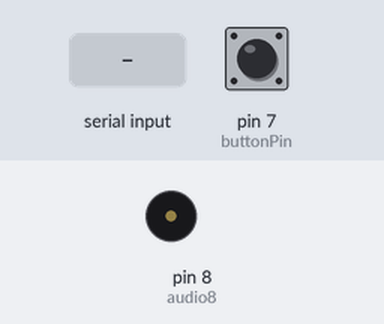
Simulated run of this sketch. Board: Arduino Uno, built with avr-gcc and run on an emulated ATmega328P. Shown: buzzer (waves = sounding). Inputs (shaded band) come from the test bench; at power-on: pin 7 (buttonPin) HIGH. What the sketch prints to the serial monitor is not drawn.

Above: at 1.3 s.
1.4 s: "a" received over Serial
At 2.1 s:
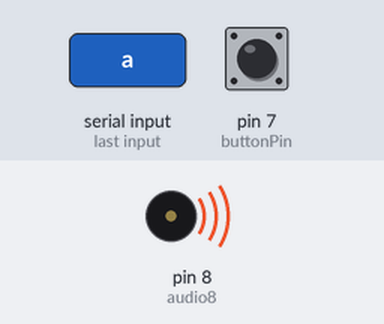
3.8 s: pin 7 (buttonPin) pulled LOW for 0.15 s
At 4.6 s:
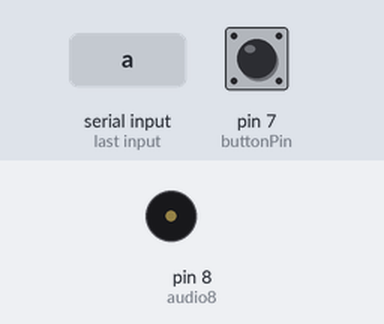
6.9 s: pin 7 (buttonPin) pulled LOW for 1 s
At 8.3 s:
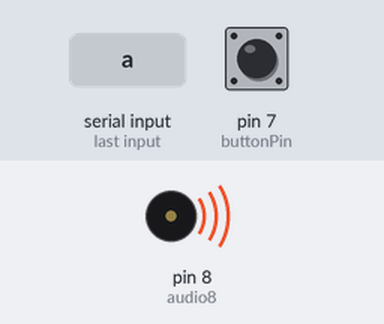
10.9 s: pin 7 (buttonPin) pulled LOW for 3.2 s
At 15.7 s:
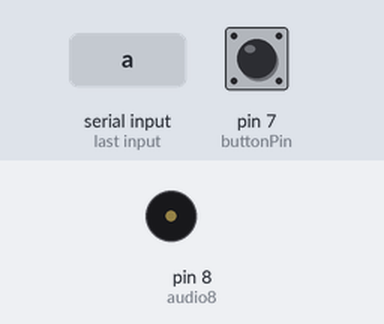
17.7 s: "b" received over Serial
At 18.1 s:
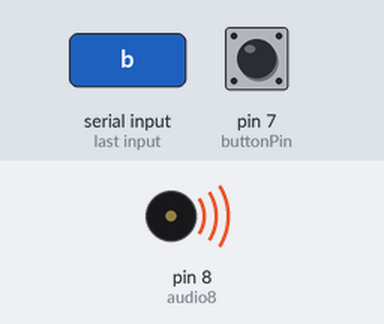
Timing chart, 0 to 20.7 s (numbered marks = the images above; inputs shaded):
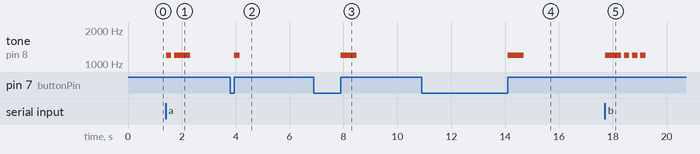

The sketch:

main.ino
```cpp
int audio8 = 8;              // Зуммер
int buttonPin = 7;           // Кнопка
int note = 1200;             // Частота зуммера
int dotLen = 200;            // Длительность точки
int dashLen = dotLen * 3;    // Длительность тире

char inChar = 0;
char inData[100] = "";
String variable = "";
unsigned long lastPressTime = 0;
unsigned long pressStart = 0;
bool isPressed = false;
String morseInput = "";
unsigned long letterTimeout = 2000;  // Время между буквами (для кнопки)

// ==== Настройка ====
void setup() {
  pinMode(audio8, OUTPUT);
  pinMode(buttonPin, INPUT_PULLUP); // Кнопка с подтяжкой
  Serial.begin(9600);
  Serial.println("=== Morse Code Ready ===");
  Serial.println("1. Введите текст в Serial Monitor");
  Serial.println("2. Или введите букву через кнопку:");
  Serial.println("   Короткое нажатие = . (точка), долгое >500мс = - (тире)");
}

// ==== Основной цикл ====
void loop() {
  readSerialToMorse();      // Воспроизводит текст в Морзе
  handleButtonInput();      // Обрабатывает ввод через кнопку
}

// ===== Функции =====

// 1. Преобразование строки из Serial и воспроизведение Морзе
void readSerialToMorse() {
  int index1 = 0;

  if ( Serial.available() > 0 ) {
    while (Serial.available() > 0 && index1 < 100) {
      delay(10);  // небольшая задержка для устойчивости
      inChar = Serial.read();
      inData[index1] = inChar;
      index1++;
      inData[index1] = '\0'; // null-terminator
    }

    variable = "";
    for (byte i = 0; i < 100; i++) {
      variable.concat(String(inData[i]));
    }
    variable.toLowerCase(); // приводим к нижнему регистру

    Serial.print("Ввод: ");
    Serial.println(variable);

    for (int i = 0; i < variable.length(); i++) {
      char tmpChar = variable[i];
      GetChar(tmpChar);
    }
  }
}

// 2. Обработка ввода с кнопки и декодирование
void handleButtonInput() {
  int buttonState = digitalRead(buttonPin);

  if (buttonState == LOW && !isPressed) {
    pressStart = millis();
    isPressed = true;
    delay(10); // debounce
  }

  if (buttonState == HIGH && isPressed) {
    unsigned long pressDuration = millis() - pressStart;
    isPressed = false;

    if (pressDuration < 500) {
      morseInput += ".";
      Serial.print(".");
      tone(audio8, note, dotLen);
    } else {
      morseInput += "-";
      Serial.print("-");
      tone(audio8, note, dashLen);
    }

    lastPressTime = millis();
  }

  if (morseInput.length() > 0 && millis() - lastPressTime > letterTimeout) {
    char decoded = decodeMorse(morseInput);
    Serial.print(" -> ");
    Serial.println(decoded);
    morseInput = "";
  }
}

// 3. Декодирование Морзе-кода в символ
char decodeMorse(String code) {
  if (code == ".-") return 'A';
  if (code == "-...") return 'B';
  if (code == "-.-.") return 'C';
  if (code == "-..") return 'D';
  if (code == ".") return 'E';
  if (code == "..-.") return 'F';
  if (code == "--.") return 'G';
  if (code == "....") return 'H';
  if (code == "..") return 'I';
  if (code == ".---") return 'J';
  if (code == "-.-") return 'K';
  if (code == ".-..") return 'L';
  if (code == "--") return 'M';
  if (code == "-.") return 'N';
  if (code == "---") return 'O';
  if (code == ".--.") return 'P';
  if (code == "--.-") return 'Q';
  if (code == ".-.") return 'R';
  if (code == "...") return 'S';
  if (code == "-") return 'T';
  if (code == "..-") return 'U';
  if (code == "...-") return 'V';
  if (code == ".--") return 'W';
  if (code == "-..-") return 'X';
  if (code == "-.--") return 'Y';
  if (code == "--..") return 'Z';
  return '?';
}

// 4. Генерация звука Морзе
void MorseDot() {
  tone(audio8, note, dotLen);
  delay(dotLen);
}

void MorseDash() {
  tone(audio8, note, dashLen);
  delay(dashLen);
}

// 5. Преобразование символа в Морзе и воспроизведение
void GetChar(char tmpChar) {
  switch (tmpChar) {
    case 'a': MorseDot(); delay(100); MorseDash(); break;
    case 'b': MorseDash(); delay(100); MorseDot(); delay(100); MorseDot(); delay(100); MorseDot(); break;
    case 'c': MorseDash(); delay(100); MorseDot(); delay(100); MorseDash(); delay(100); MorseDot(); break;
    case 'd': MorseDash(); delay(100); MorseDot(); delay(100); MorseDot(); break;
    case 'e': MorseDot(); break;
    case 'f': MorseDot(); delay(100); MorseDot(); delay(100); MorseDash(); delay(100); MorseDot(); break;
    case 'g': MorseDash(); delay(100); MorseDash(); delay(100); MorseDot(); break;
    case 'h': MorseDot(); delay(100); MorseDot(); delay(100); MorseDot(); delay(100); MorseDot(); break;
    case 'i': MorseDot(); delay(100); MorseDot(); break;
    case 'j': MorseDot(); delay(100); MorseDash(); delay(100); MorseDash(); delay(100); MorseDash(); break;
    case 'k': MorseDash(); delay(100); MorseDot(); delay(100); MorseDash(); break;
    case 'l': MorseDot(); delay(100); MorseDash(); delay(100); MorseDot(); delay(100); MorseDot(); break;
    case 'm': MorseDash(); delay(100); MorseDash(); break;
    case 'n': MorseDash(); delay(100); MorseDot(); break;
    case 'o': MorseDash(); delay(100); MorseDash(); delay(100); MorseDash(); break;
    case 'p': MorseDot(); delay(100); MorseDash(); delay(100); MorseDash(); delay(100); MorseDot(); break;
    case 'q': MorseDash(); delay(100); MorseDash(); delay(100); MorseDot(); delay(100); MorseDash(); break;
    case 'r': MorseDot(); delay(100); MorseDash(); delay(100); MorseDot(); break;
    case 's': MorseDot(); delay(100); MorseDot(); delay(100); MorseDot(); break;
    case 't': MorseDash(); break;
    case 'u': MorseDot(); delay(100); MorseDot(); delay(100); MorseDash(); break;
    case 'v': MorseDot(); delay(100); MorseDot(); delay(100); MorseDot(); delay(100); MorseDash(); break;
    case 'w': MorseDot(); delay(100); MorseDash(); delay(100); MorseDash(); break;
    case 'x': MorseDash(); delay(100); MorseDot(); delay(100); MorseDot(); delay(100); MorseDash(); break;
    case 'y': MorseDash(); delay(100); MorseDot(); delay(100); MorseDash(); delay(100); MorseDash(); break;
    case 'z': MorseDash(); delay(100); MorseDash(); delay(100); MorseDot(); delay(100); MorseDot(); break;
    default: break;
  }
  delay(300); // пауза между буквами
}
```

Measured:
- after the input at 1.4 s, tone on pin 8 (audio8): silent → 1200 Hz at once, → silent 0.20 s later, → 1200 Hz 0.10 s later, → silent 0.60 s later
- after the input at 3.8 s, tone on pin 8 (audio8): silent → 1200 Hz after 0.15 s, → silent 0.20 s later
- after the input at 6.9 s, tone on pin 8 (audio8): silent → 1200 Hz after 1.0 s, → silent 0.60 s later
- after the input at 10.9 s, tone on pin 8 (audio8): silent → 1200 Hz after 3.2 s, → silent 0.60 s later
- after the input at 17.7 s, tone on pin 8 (audio8): silent → 1200 Hz at once, then repeats every 0.30 s: silent 0.10 s, 1200 Hz 0.20 s, until it stays silent from 19.2 s
